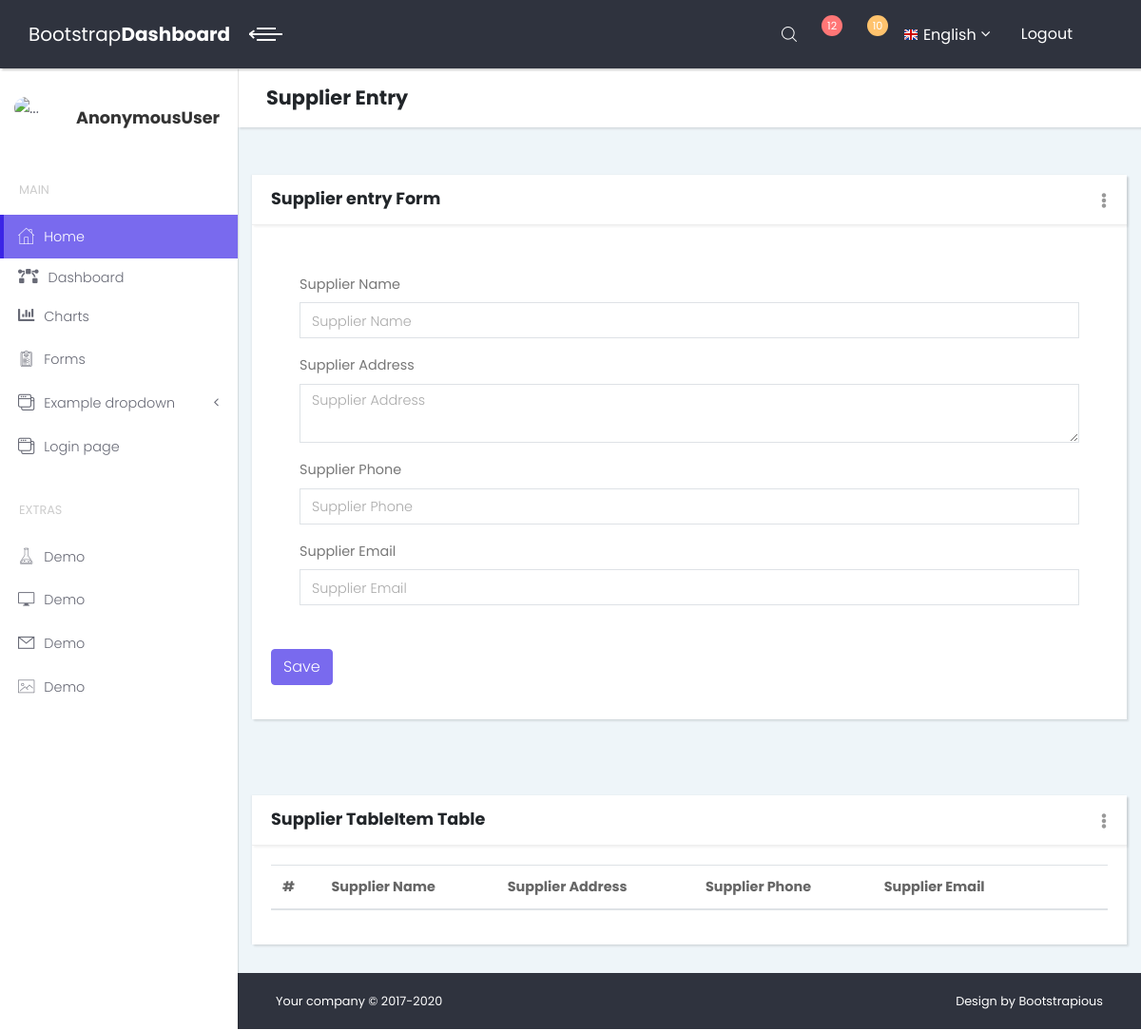
Page /supplier/entry/ on the earlier database version.
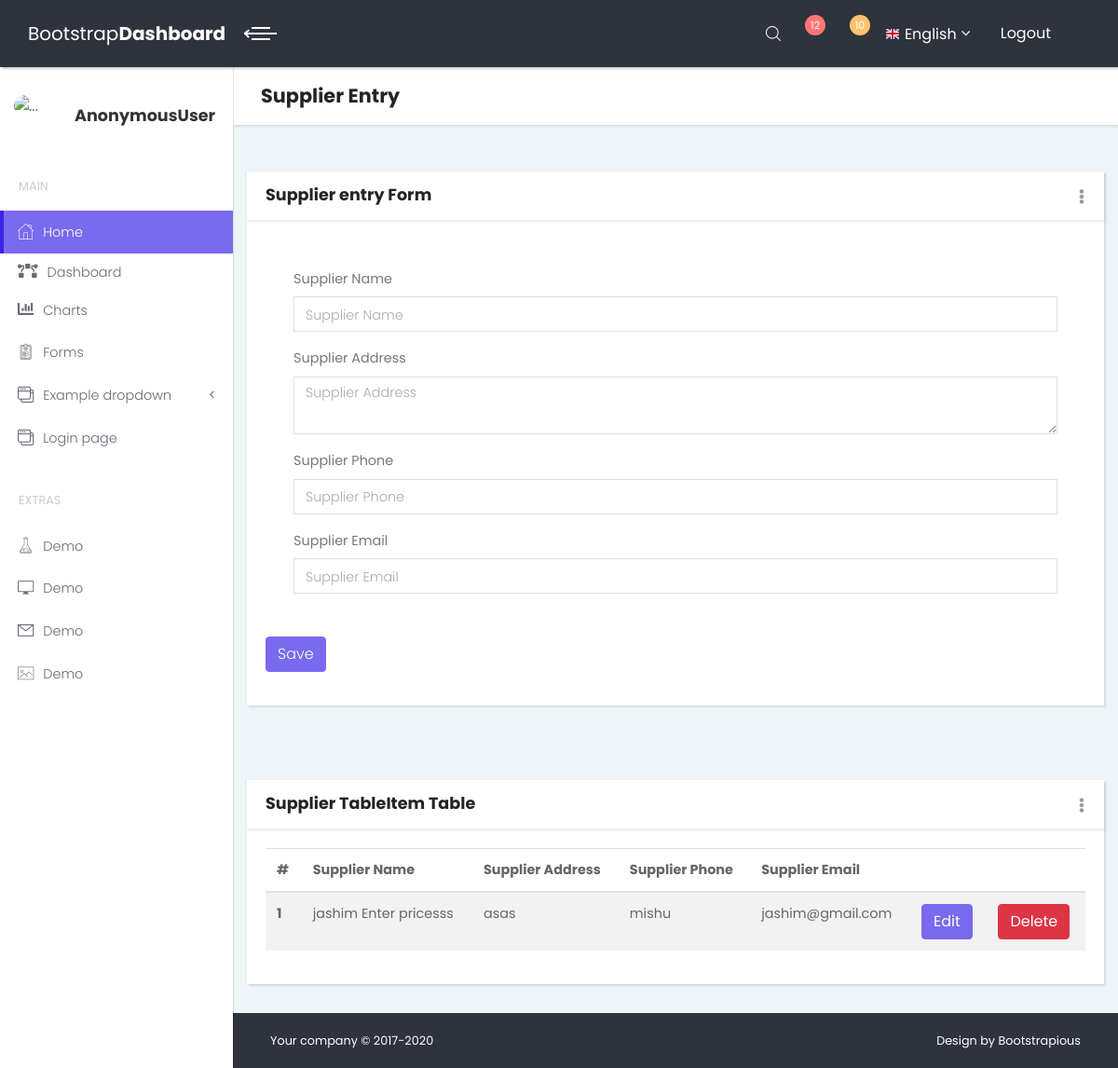
Same page on the later database version.
### insurance/models.py (models this page shows)
class SupplierInfoM(models.Model):
    Suppliername=models.CharField(max_length=255,null=True,blank=True)
    Address=models.TextField(max_length=2000,null=True,blank=True)
    Phone=models.CharField(max_length=100,null=True,blank=True)
    Email=models.EmailField(max_length=100,null=True,blank=True)
    objects=models.Manager()

### insurance/views.py (the view)
# urls.py: path('supplier/entry/', views.suppliernameV,name='supplierentry'),
def suppliernameV(request):
    supplier=SupplierInfoM.objects.all()
    return render(request,'inventory/supplier.html',{'supplier':supplier})

### insurance/templates/inventory/supplier.html (shortened to what the changed rows need)
{%extends 'index.html'%}
{%block contant%}
<header class="page-header">
    <div class="container-fluid">
        <h2 class="no-margin-bottom">Supplier Entry</h2>
    </div>
</header>
<section class="dashboard-counts no-padding-bottom">
<div class="col-lg-12">
                  <div class="card">
                    <div class="card-body">
                      <div class="table-responsive">
                        <table class="table table-striped">
                          <thead>
                            <tr>
                              <th>#</th>
                              <th>Supplier Name</th>
                              <th>Supplier Address</th>
                              <th>Supplier Phone</th>
                              <th>Supplier Email</th>
                              <th></th>
                              <th></th>
                            </tr>
                          </thead>
                          <tbody>
                            {%for x in supplier%}
                            <tr>
                              <th scope="row">{{forloop.counter}}</th>
                              <td>{{x.Suppliername}}</td>
                              <td>{{x.Address}}</td>
                              <td>{{x.Phone}}</td>
                              <td>{{x.Email}}</td>
                              <td><a href="{%url 'supplierentryedit' x.id%}" class="btn btn-primary">Edit</a></td>
                              <td><a href="{%url 'supplierentrydelete' x.id%}" class="btn btn-danger">Delete</a></td>
                          {%endfor%}
                          </tbody>
                        </table>
                      </div>
                    </div>
                  </div>
                </div>
</section>
{%endblock%}

Differences in the rows shown:
added SupplierInfoM: Suppliername "jashim Enter pricesss", Address "asas", Phone "mishu", Email "jashim@gmail.com"
